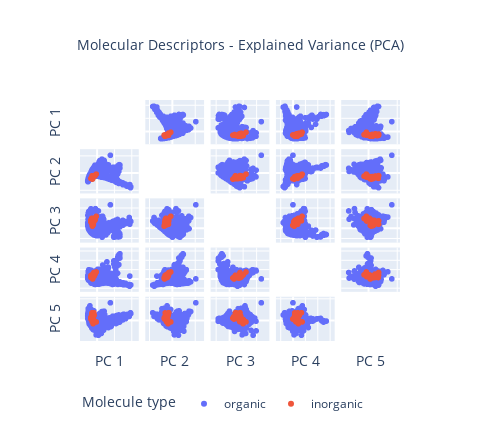

Notebook code for this chart:
### Code cell
# plot first 5 components of PCA 
n_components = 5 
labels = {str(i): f"PC {i+1}" for i in range(n_components)}
# set color
color = col.Molecule_Type
labels['color'] = 'Molecule type'

fig = px.scatter_matrix(
    Md_obj['pca']['pca_data'],
    width=480, height=430,
    dimensions=range(n_components),
    color=color,
    labels=labels,
    hover_name=cid_formula,   
    title="Molecular Descriptors - Explained Variance (PCA)"
)

# remove diagonal 
fig.update_traces(diagonal_visible=False)
fig.update_layout(font_size=12, title_x=0.5, title_font_size=14)

# remove x and y ticks
fig.update_layout({"xaxis"+str(i+1): dict(showticklabels=False) for i in range(n_components)})
fig.update_layout({"yaxis"+str(i+1): dict(showticklabels=False) for i in range(n_components)})
fig.update_layout(legend=dict(orientation="h", y=-0.2))

# cofiguration
config = {'modeBarButtonsToRemove': ['logo', 'zoom', 'pan',
          'select', 'lasso', 'autoscale'], 'displaylogo': False}

# save figure
fig.write_html(path_save + '/molecular_descriptors_PCA.html', config=config)
fig.show(config=config)

### Figure 1 — Plotly figure (JSON) as saved in the notebook; plotly's stock layout.template omitted (floating-point values rounded to 4 significant figures; data arrays with more than 128 entries replaced by an {"elided": "..."} marker saying what was removed)
{"data": [{"diagonal": {"visible": false}, "dimensions": [{"axis": {"matches": true}, "label": "PC 1", "values": {"elided": "1715 float values"}}, {"axis": {"matches": true}, "label": "PC 2", "values": {"elided": "1715 float values"}}, {"axis": {"matches": true}, "label": "PC 3", "values": {"elided": "1715 float values"}}, {"axis": {"matches": true}, "label": "PC 4", "values": {"elided": "1715 float values"}}, {"axis": {"matches": true}, "label": "PC 5", "values": {"elided": "1715 float values"}}], "hovertemplate": "<b>%{hovertext}</b><br><br>Molecule type=organic<br>%{xaxis.title.text}=%{x}<br>%{yaxis.title.text}=%{y}<extra></extra>", "hovertext": {"elided": "1715x2 str values"}, "legendgroup": "organic", "marker": {"color": "#636efa", "symbol": "circle"}, "name": "organic", "showlegend": true, "type": "splom"}, {"diagonal": {"visible": false}, "dimensions": [{"axis": {"matches": true}, "label": "PC 1", "values": [-10.85, -13.63, -13.3, -16.18, -15.41, -17.66, -13.37, -15.39, -5.59, -12.67, -14.91, -11.4, -13.83, -17.7, -13.78, -12.6, -14.82, -13.84, -14.01, -13.25, -14.39, -14.5, -11.09, -13.02, -11.46, -11.24, -13.21, -11.95, -14.36, -13.66, -14.08, -2.165, -9.134, -10.58, -8.182]}, {"axis": {"matches": true}, "label": "PC 2", "values": [-11.71, -16.75, -17.19, -13.76, -12.45, -15.29, -9.681, -13.38, -7.487, -16.31, -15.87, -8.478, -15.53, -15.19, -13.75, -10.86, -15.2, -11.73, -11.94, -9.966, -16.02, -12.06, -9.566, -11.18, -10.09, -9.037, -10.78, -9.388, -7.534, -13.29, -14.91, -2.553, -6.889, -10.07, -8.029]}, {"axis": {"matches": true}, "label": "PC 3", "values": [7.832, 5.939, 5.129, 17.56, 10.9, 13.14, 13.2, 20.61, 17.42, 6.791, 11.5, 20.24, 6.291, 17.27, 10.94, 17.53, 14.05, 17.54, 15.35, 16.69, 8.804, 16.86, 19.55, 16.15, 14.96, 19.89, 17.11, 18.26, 8.891, 12.36, 10.6, 24.66, 15.71, 13.79, 15.09]}, {"axis": {"matches": true}, "label": "PC 4", "values": [4.445, 2.805, 2.596, 7.299, 6.085, 3.579, 4.366, 9.123, 10.65, 0.404, 3.21, 9.368, 3.164, 7.965, 3.28, 6.045, 2.005, 5.279, 5.357, 3.631, 3.37, 7.424, 8.75, 5.371, 11.03, 8.597, 5.357, 6.22, 8.417, 3.716, 3.509, 15.52, 14.42, 5.252, 6.625]}, {"axis": {"matches": true}, "label": "PC 5", "values": [10.24, 5.666, 5.569, 4.98, 15.54, 7.815, 7.205, 2.468, -3.217, 3.523, 4.45, -7.281, 8.709, 3.451, 9.166, 0.7403, 5.301, 1.553, -2.705, 2.265, 4.922, 10.41, -2.182, 4.867, 12.06, -1.287, 3.895, 1.604, 18.12, 13.11, 17.72, -3.232, 18.23, 7.078, 12.6]}], "hovertemplate": "<b>%{hovertext}</b><br><br>Molecule type=inorganic<br>%{xaxis.title.text}=%{x}<br>%{yaxis.title.text}=%{y}<extra></extra>", "hovertext": [["CID: 9989226", " Formula: Al2O3"], ["CID: 222", " Formula: H3N"], ["CID: 223", " Formula: H4N+"], ["CID: 280", " Formula: CO2"], ["CID: 6348", " Formula: CS2"], ["CID: 281", " Formula: CO"], ["CID: 136332", " Formula: C3O2"], ["CID: 19660", " Formula: CO3-2"], ["CID: 25477", " Formula: H4Mg3O9Si2"], ["CID: 9321", " Formula: H4N2"], ["CID: 14917", " Formula: FH"], ["CID: 3681305", " Formula: HO4P-2"], ["CID: 402", " Formula: H2S"], ["CID: 6347", " Formula: CHNO"], ["CID: 14792", " Formula: MgO"], ["CID: 943", " Formula: NO3-"], ["CID: 145068", " Formula: NO"], ["CID: 946", " Formula: NO2-"], ["CID: 3032552", " Formula: NO2"], ["CID: 24823", " Formula: O3"], ["CID: 962", " Formula: H2O"], ["CID: 6371", " Formula: CCl2O"], ["CID: 1061", " Formula: O4P-3"], ["CID: 24261", " Formula: O2Si"], ["CID: 10340", " Formula: CNa2O3"], ["CID: 1117", " Formula: O4S-2"], ["CID: 1119", " Formula: O2S"], ["CID: 24682", " Formula: O3S"], ["CID: 4685067", " Formula: CCaN2"], ["CID: 14778", " Formula: CaO"], ["CID: 24841", " Formula: HI"], ["CID: 14781", " Formula: Ca5HO13P3"], ["CID: 11430", " Formula: CK2O3"], ["CID: 26042", " Formula: O2Ti"], ["CID: 24193", " Formula: Cl4Ti"]], "legendgroup": "inorganic", "marker": {"color": "#EF553B", "symbol": "circle"}, "name": "inorganic", "showlegend": true, "type": "splom"}], "layout": {"dragmode": "select", "font": {"size": 12}, "height": 430, "legend": {"orientation": "h", "title": {"text": "Molecule type"}, "tracegroupgap": 0, "y": -0.2}, "title": {"font": {"size": 14}, "text": "Molecular Descriptors - Explained Variance (PCA)", "x": 0.5}, "width": 480, "xaxis": {"showticklabels": false}, "xaxis2": {"showticklabels": false}, "xaxis3": {"showticklabels": false}, "xaxis4": {"showticklabels": false}, "xaxis5": {"showticklabels": false}, "yaxis": {"showticklabels": false}, "yaxis2": {"showticklabels": false}, "yaxis3": {"showticklabels": false}, "yaxis4": {"showticklabels": false}, "yaxis5": {"showticklabels": false}}}
